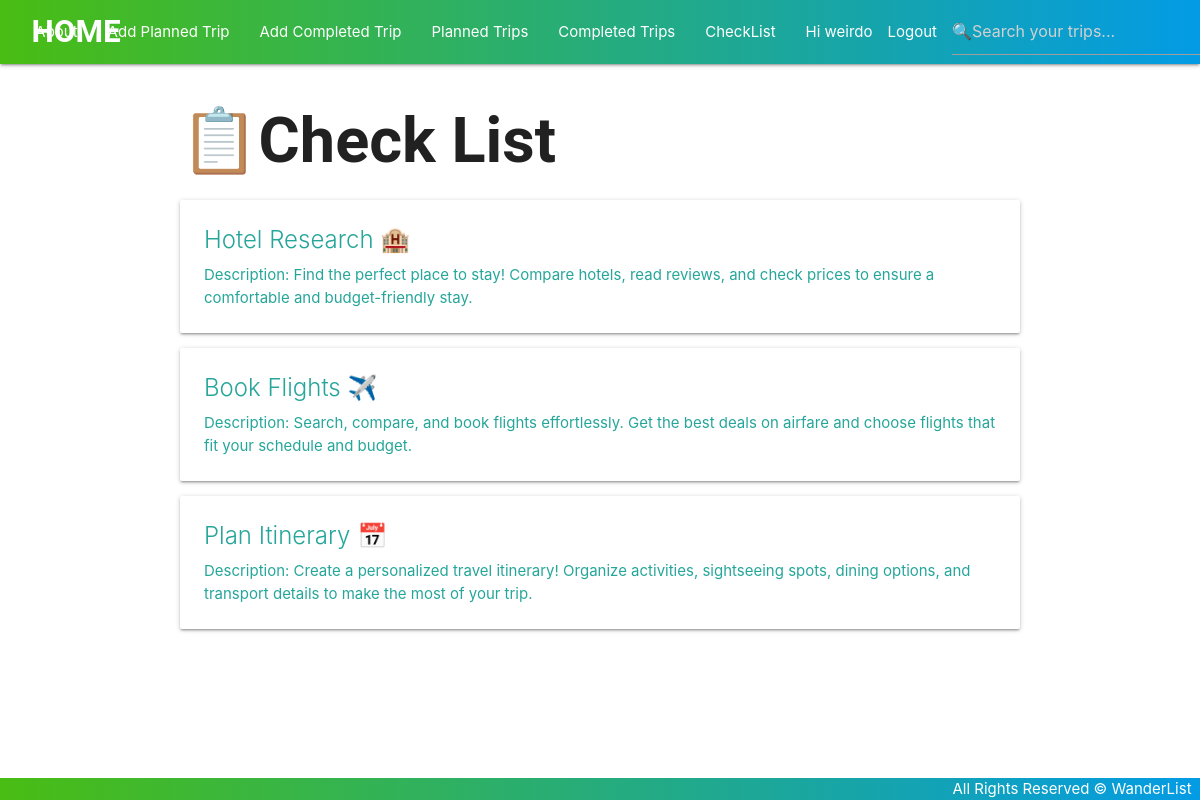
Screenshot of /checklists/ (signed in) with the database file from the repository.
### main_app/models.py (models this page shows, shortened)
class Checklist(models.Model):
    name = models.CharField(max_length=50)
    description = models.CharField(max_length=250)
    user = models.ForeignKey(User, on_delete=models.CASCADE)
    class Meta:
        app_label = 'main_app'

### main_app/views.py (the view)
# urls.py: path('checklists/', views.checklists_index, name = 'checklists_index'),
@login_required
def checklists_index(request):
    checklists_list = Checklist.objects.filter(user = request.user)
    return render(request, 'main_app/checklist_list.html', {'checklists_list': checklists_list})

### main_app/templates/main_app/checklist_list.html
{% extends 'base.html' %}
{% block content %}
<h1>📋Check List</h1>
{% for checklist in checklists_list %}
<a href="{% url 'checklists_detail' checklist.id %}">
    <div class="card">
        <div class="card-content">
            <span class="card-title">{{ checklist.name }}</span>
            <p>Description: {{ checklist.description }}</p>
        </div>
    </div>
</a>
{% endfor %}
{% endblock %}

### main_app/templates/base.html (shortened to what this page needs)
{% load static %}
<!DOCTYPE html>
<html lang="en">
<head>
    <link rel="stylesheet" href="https://cdnjs.cloudflare.com/ajax/libs/materialize/1.0.0/css/materialize.min.css">
    <link rel="stylesheet" href="{% static '/css/style.css' %}">
</head>
<body>
    <header>
    <div class="navbar-fixed">
        <nav>
            <div class="nav-wrapper">
                <a href="{% url 'home' %}" class="left brand-logo"> &nbsp; &nbsp; HOME</a>
                <ul class="right hide-on-med-and-down">
                    <li><a href="{% url 'about' %}"> About </a></li>
                    {% if user.is_authenticated %}
                    <li><a href="{% url 'planned_trip_create' %}"> Add Planned Trip </a></li>
                    <li><a href="{% url 'completed_trip_create' %}"> Add Completed Trip </a></li>
                    <li><a href="{% url 'planned_trips' %}"> Planned Trips </a></li>
                    <li><a href="{% url 'completed_trips' %}"> Completed Trips </a></li>
                    <li><a class="dropdown-trigger" href="#!" data-target="dropdown1">CheckList</a></li>
                    <li>Hi {{ user.username }}</li>
                    <li><a href="{% url 'logout' %}"> Logout </a> </li>
                    <li>
                        <form method="GET" action="{% url 'search_trips' %}" class="navbar-search">
                            <input type="text" name="query" placeholder="🔍Search your trips...">
                        </form>
                    </li>
                    {% else %}
                    <li><a href="{% url 'signup' %}">Signup</a></li>
                    <li><a href="{% url 'login' %}">Login</a></li>
                    {% endif %}
                </ul>
            </div>
        </nav>
    </div>
    </header>
    <main class="container">
        {% block content %}
        {% endblock %}
    </main>
    <footer class="page-footer custom-footer">
        <div class="right">
            All Rights Reserved &copy; WanderList &nbsp;
        </div>
    </footer>
</body>
</html>

### main_app/static/css/style.css (style rules this page uses)
body { display: flex; min-height: 100vh; flex-direction: column; }
h1, .brand-logo { font-family: 'Roboto', sans-serif; font-weight: bold; }
nav .nav-wrapper { background: linear-gradient(90deg, #49bd13 0%, #039be5 100%); }
main { flex: 1 0 auto; }
footer.page-footer { padding-top: 0; text-align: right; background: linear-gradient(90deg, #49bd13 0%, #039be5 100%); }
.brand-logo { font-family: 'Roboto', sans-serif; font-weight: bold; }
a { color: #26a69a; }

### rows the page displays
Checklist: name "Hotel Research 🏨", description "Find the perfect place to stay! Compare hotels, read reviews, and check prices to ensure a comfortable and budget-friendly stay."
Checklist: name "Book Flights ✈️", description "Search, compare, and book flights effortlessly. Get the best deals on airfare and choose flights that fit your schedule and budget."
Checklist: name "Plan Itinerary 📅", description "Create a personalized travel itinerary! Organize activities, sightseeing spots, dining options, and transport details to make the most of your trip."

### other values shown
{{ user.username }} "weirdo"
